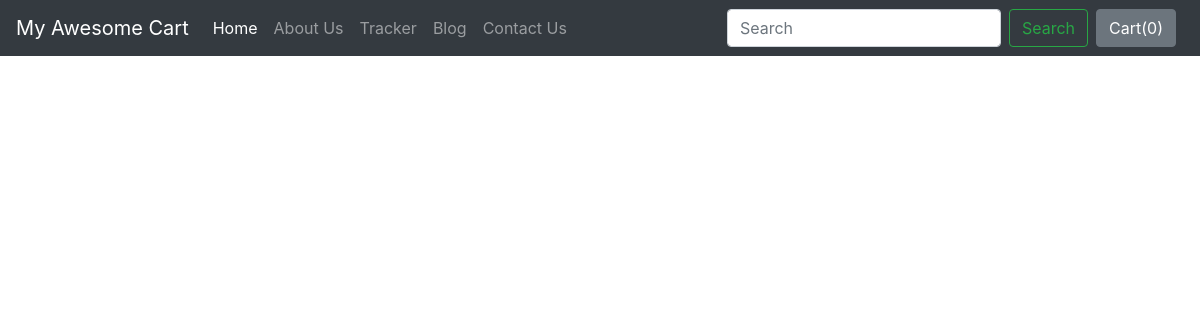
The page /blog/ on the database as committed earlier.
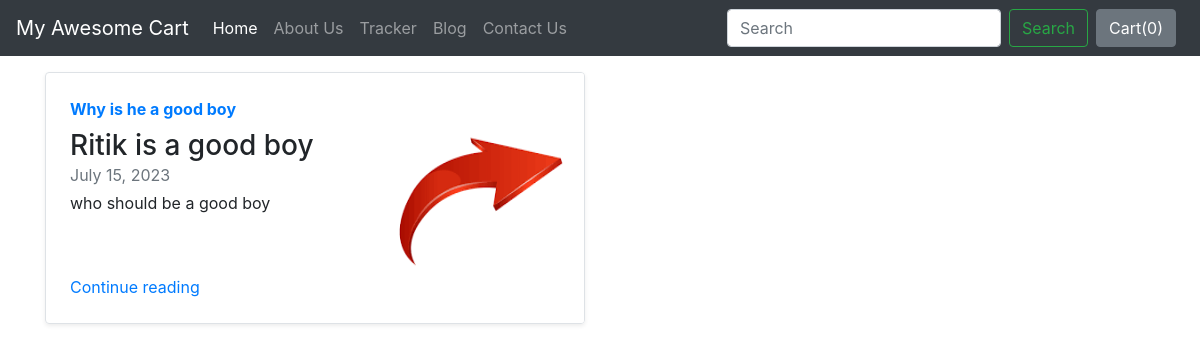
The same page on the database as committed later.
### blog/models.py (models this page shows)
class Blogpost(models.Model):
    post_id = models.AutoField(primary_key=True)
    title = models.CharField(max_length=50)
    head0 = models.CharField(max_length=500,default="")
    chead0 = models.CharField(max_length=5000,default="")
    head1 = models.CharField(max_length=500,default="")
    chead1 = models.CharField(max_length=5000,default="")
    head2 = models.CharField(max_length=500,default="")
    chead2 = models.CharField(max_length=5000,default="")
    pub_date = models.DateField()
    thumbnail = models.ImageField(upload_to="blog/images",default="")
    def __str__(self):
        return self.title

### blog/views.py (the view)
# urls.py: path("",views.index, name ="blogHome"),
def index(request):
    myposts = Blogpost.objects.all()
    print(myposts)
    return render(request,"blog/index.html",{'myposts':myposts})

### blog/templates/blog/index.html (shortened to what this page needs)
{% extends 'blog/basic.html' %}
{% block body %}
 <div class="container mt-3">
  <div class="row my-2">
    {% for item in myposts %}
      <div class="col-md-6">
        <div class="row no-gutters border rounded overflow-hidden flex-md-row mb-4 shadow-sm h-md-250 position-relative">
          <div class="col p-4 d-flex flex-column position-static">
            <strong class="d-inline-block mb-2 text-primary">{{item.head0}}</strong>
            <h3 class="mb-0">{{item.title}}</h3>
            <div class="mb-1 text-muted">{{item.pub_date}}</div>
            <p class="card-text mb-auto">{{item.head1}}</p>
            <a href="blogpost/{{item.post_id}}" class="stretched-link">Continue reading</a>
          </div>
          <div class="col-auto d-none d-lg-block">
            <img src="/media/{{item.thumbnail}}" class="bd-placeholder-img" width="200" height="250"  aria-label="Placeholder: Thumbnail"/>
          </div>
        </div>
      </div>
   {% endfor %}
  </div>
{% endblock%}

Rows that differ between the two databases and show on the page:
added Blogpost: head0 "Why is he a good boy", title "Ritik is a good boy", pub_date "July 15, 2023", head1 "who should be a good boy", thumbnail (picture)
